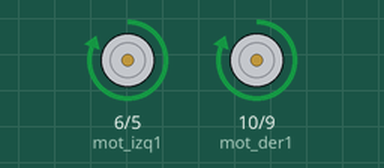
Simulated run of this sketch. Board: Arduino Uno, built with avr-gcc and run on an emulated ATmega328P. On the bench: motor-driver pin pairs drawn as motors (green arrow = first pin HIGH = forward, orange = second pin HIGH = backward, longer = more drive).

Above: at 0.5 s.
At 1.5 s:
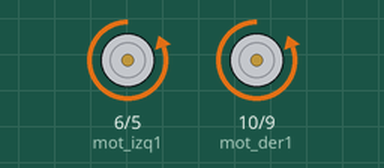
At 2.5 s:
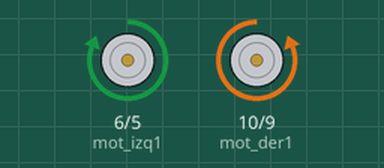
At 4.5 s:
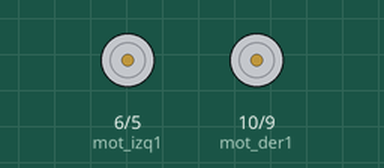
Timing chart, 0 to 6.5 s (numbered marks = the images above):
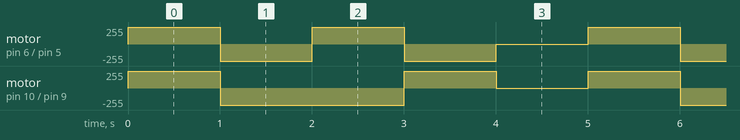

The sketch:

motores.ino
```cpp
// variables

int mot_der1 = 10;
int mot_der2 = 9;

int mot_izq1= 6;
int mot_izq2 = 5;

void setup(){

  pinMode(mot_der1,OUTPUT);
  pinMode(mot_der2,OUTPUT);
  pinMode(mot_izq1,OUTPUT);
  pinMode(mot_izq2,OUTPUT);


}

void loop(){

  // adelante
  digitalWrite(mot_der1,HIGH);
  digitalWrite(mot_der2,LOW);
  digitalWrite(mot_izq1,HIGH);
  digitalWrite(mot_izq2,LOW);

  delay(1000);

  // atras
  digitalWrite(mot_der1,LOW);
  digitalWrite(mot_der2,HIGH);
  digitalWrite(mot_izq1,LOW);
  digitalWrite(mot_izq2,HIGH);

  delay(1000);

  // derecha
  digitalWrite(mot_der1,LOW);
  digitalWrite(mot_der2,HIGH);
  digitalWrite(mot_izq1,HIGH);
  digitalWrite(mot_izq2,LOW);

  delay(1000);

  // izquierda
  digitalWrite(mot_der1,HIGH);
  digitalWrite(mot_der2,LOW);
  digitalWrite(mot_izq1,LOW);
  digitalWrite(mot_izq2,HIGH);

  delay(1000);

  // parar
  digitalWrite(mot_der1,LOW);
  digitalWrite(mot_der2,LOW);
  digitalWrite(mot_izq1,LOW);
  digitalWrite(mot_izq2,LOW);

  delay(1000);

/*
  analogWrite(mot_der1,150); // se mueve a velocidad 150
  // analogWrite(mot_der2,150); // no se mueve
  analogWrite(mot_der2,0);

  analogWrite(mot_izq1,0);
  analogWrite(mot_izq2,0);

// durante 2 segundos
  delay(2000);

   analogWrite(mot_der1,0); // se mueve a velocidad 150
  // analogWrite(mot_der2,150); // no se mueve
  analogWrite(mot_der2,0);

  analogWrite(mot_izq1,100);
  analogWrite(mot_izq2,0);

// durante 2 segundos
  delay(2000);

 */

}
```

Measured:
- by itself, motor on pin 10 (mot_der1) / pin 9 (mot_der2): repeats every 5.0 s: backward 255/255 2.0 s, forward 255/255 1.0 s, stopped 1.0 s, forward 255/255 1.0 s
- by itself, motor on pin 6 (mot_izq1) / pin 5 (mot_izq2): repeats every 5.0 s: backward 255/255 1.0 s, forward 255/255 1.0 s, backward 255/255 1.0 s, stopped 1.0 s, forward 255/255 1.0 s
